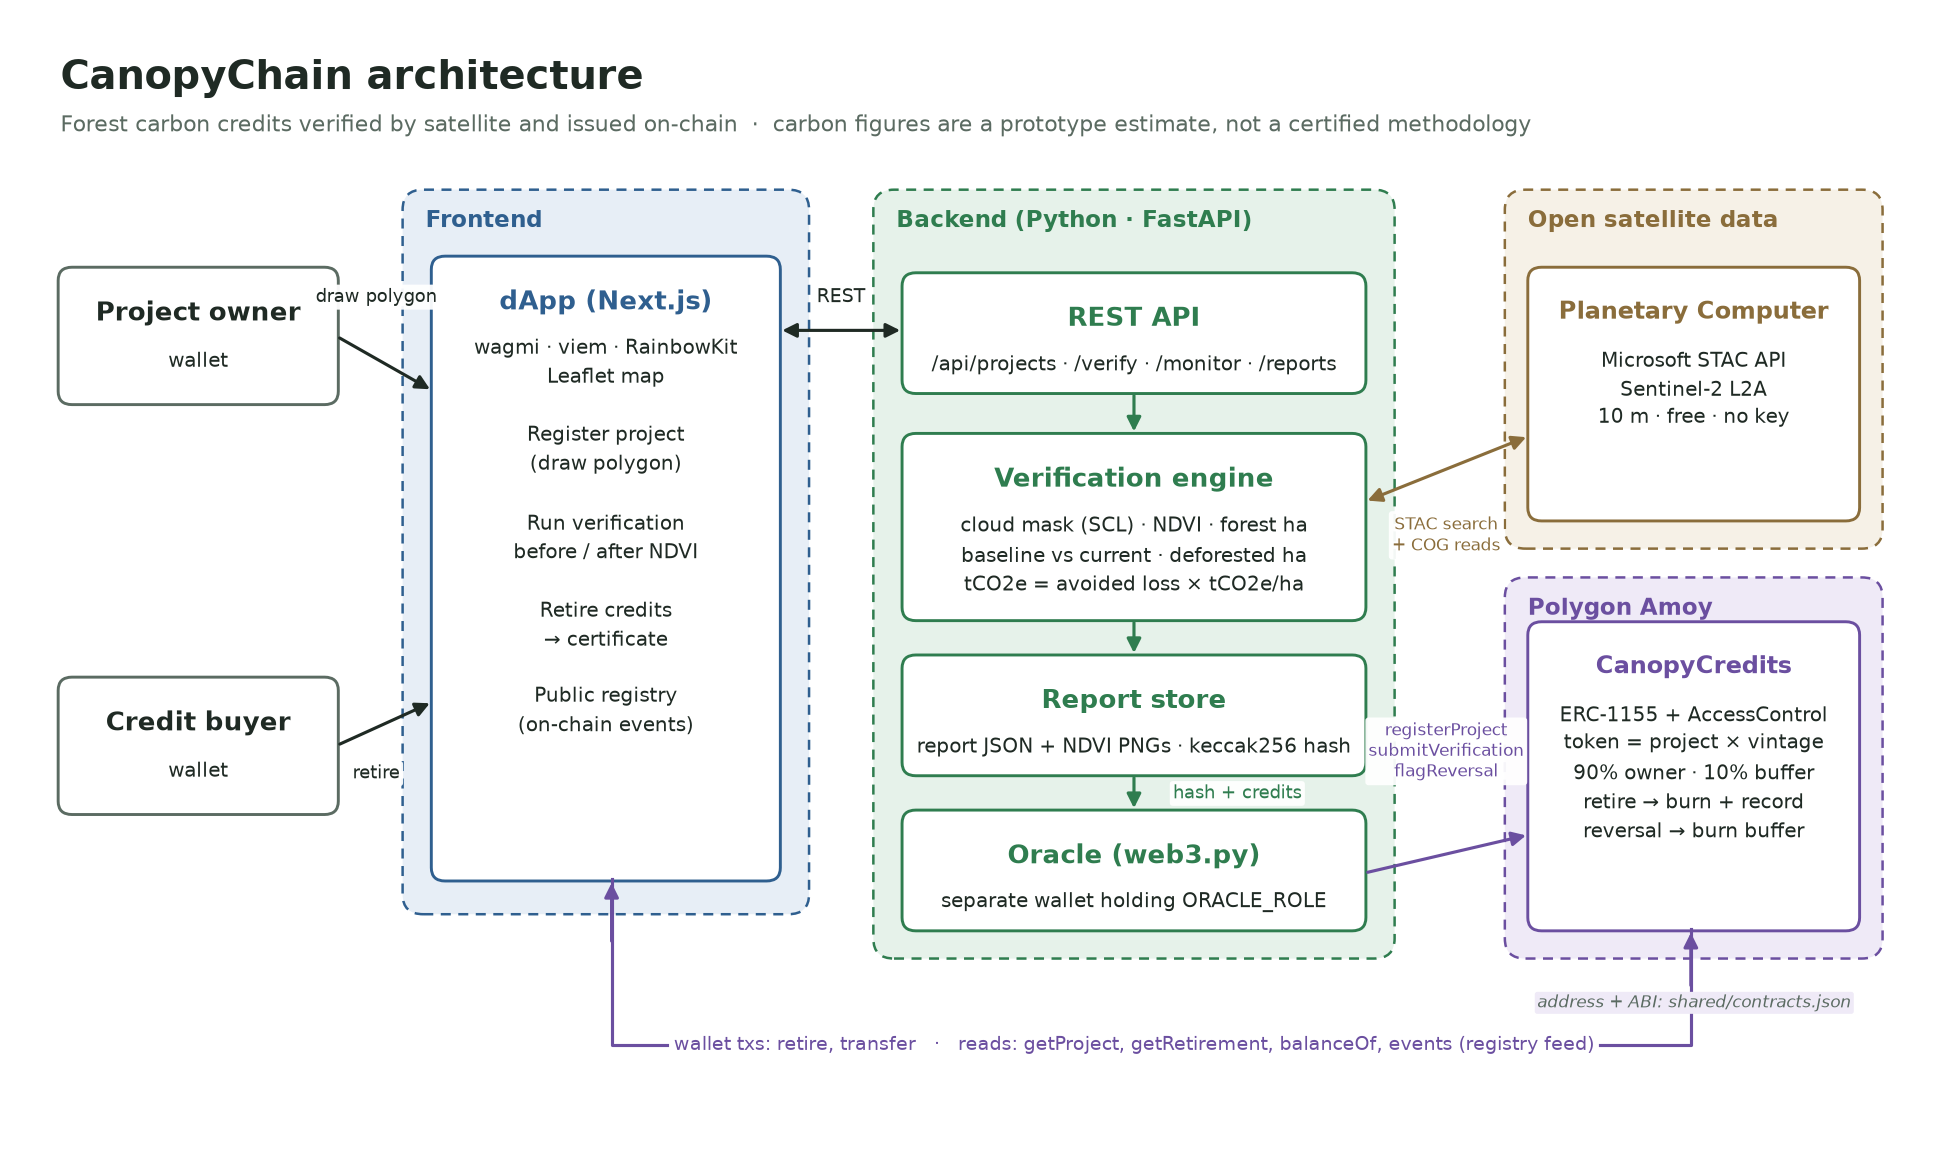

Here is the Python script that generated this plot:
import sys

import matplotlib

matplotlib.use("Agg")
import matplotlib.pyplot as plt
from matplotlib.patches import FancyBboxPatch

out = sys.argv[1]

INK = "#1f2a24"
MUTED = "#5b6b62"
GREEN = "#2f7d4f"
GREEN_BG = "#e6f2ea"
BLUE = "#2f5f8f"
BLUE_BG = "#e7eef6"
PURPLE = "#6b4fa0"
PURPLE_BG = "#efeaf7"
SAND_BG = "#f6f1e7"
SAND = "#8a6d3b"
GREY_BG = "#f2f4f3"

fig, ax = plt.subplots(figsize=(16, 9.4), dpi=150)
ax.set_xlim(0, 16.2)
ax.set_ylim(-0.6, 9.2)
ax.axis("off")
fig.patch.set_facecolor("white")


def box(x, y, w, h, title, body="", fc=GREY_BG, ec=MUTED, title_color=INK, lw=1.4, ls="-", z=2, title_size=12.5):
    ax.add_patch(
        FancyBboxPatch((x, y), w, h, boxstyle="round,pad=0.02,rounding_size=0.12", fc=fc, ec=ec, lw=lw, ls=ls, zorder=z)
    )
    if body:
        ax.text(x + w / 2, y + h - 0.28, title, ha="center", va="top", fontsize=title_size, weight="bold", color=title_color, zorder=z + 1)
        ax.text(x + w / 2, y + h - 0.68, body, ha="center", va="top", fontsize=9.6, color=INK, linespacing=1.45, zorder=z + 1)
    else:
        ax.text(x + w / 2, y + h / 2, title, ha="center", va="center", fontsize=title_size, weight="bold", color=title_color, zorder=z + 1)


def group(x, y, w, h, label, fc, ec):
    ax.add_patch(FancyBboxPatch((x, y), w, h, boxstyle="round,pad=0.02,rounding_size=0.18", fc=fc, ec=ec, lw=1.2, ls=(0, (4, 3)), zorder=1))
    ax.text(x + 0.18, y + h - 0.16, label, ha="left", va="top", fontsize=11, weight="bold", color=ec, zorder=2)


def arrow(p0, p1, label="", color=INK, label_xy=None, rad=0.0, both=False, fs=9.2, ha="center"):
    ax.annotate(
        "",
        xy=p1,
        xytext=p0,
        arrowprops=dict(arrowstyle="<|-|>" if both else "-|>", color=color, lw=1.5, mutation_scale=14,
                        connectionstyle=f"arc3,rad={rad}", shrinkA=2, shrinkB=2),
        zorder=5,
    )
    if label:
        lx, ly = label_xy if label_xy else ((p0[0] + p1[0]) / 2, (p0[1] + p1[1]) / 2)
        ax.text(lx, ly, label, ha=ha, va="center", fontsize=fs, color=color, zorder=6,
                bbox=dict(boxstyle="round,pad=0.18", fc="white", ec="none", alpha=0.95))


# Title
ax.text(0.2, 9.0, "CanopyChain architecture", fontsize=19, weight="bold", color=INK, va="top")
ax.text(0.2, 8.5, "Forest carbon credits verified by satellite and issued on-chain  ·  carbon figures are a prototype estimate, not a certified methodology",
        fontsize=10.5, color=MUTED, va="top")

# Users
box(0.2, 5.9, 2.4, 1.2, "Project owner", "wallet", fc="white", ec=MUTED)
box(0.2, 2.2, 2.4, 1.2, "Credit buyer", "wallet", fc="white", ec=MUTED)

# Frontend
group(3.2, 1.3, 3.5, 6.5, "Frontend", BLUE_BG, BLUE)
box(3.45, 1.6, 3.0, 5.6, "dApp (Next.js)",
    "wagmi · viem · RainbowKit\nLeaflet map\n\nRegister project\n(draw polygon)\n\nRun verification\nbefore / after NDVI\n\nRetire credits\n→ certificate\n\nPublic registry\n(on-chain events)",
    fc="white", ec=BLUE, title_color=BLUE)

# Backend
group(7.3, 0.9, 4.5, 6.9, "Backend (Python · FastAPI)", GREEN_BG, GREEN)
box(7.55, 6.0, 4.0, 1.05, "REST API", "/api/projects · /verify · /monitor · /reports", fc="white", ec=GREEN, title_color=GREEN)
box(7.55, 3.95, 4.0, 1.65, "Verification engine",
    "cloud mask (SCL) · NDVI · forest ha\nbaseline vs current · deforested ha\ntCO2e = avoided loss × tCO2e/ha",
    fc="white", ec=GREEN, title_color=GREEN)
box(7.55, 2.55, 4.0, 1.05, "Report store", "report JSON + NDVI PNGs · keccak256 hash", fc="white", ec=GREEN, title_color=GREEN)
box(7.55, 1.15, 4.0, 1.05, "Oracle (web3.py)", "separate wallet holding ORACLE_ROLE", fc="white", ec=GREEN, title_color=GREEN)

# Planetary Computer
group(12.8, 4.6, 3.25, 3.2, "Open satellite data", SAND_BG, SAND)
box(13.0, 4.85, 2.85, 2.25, "Planetary Computer", "Microsoft STAC API\nSentinel-2 L2A\n10 m · free · no key", fc="white", ec=SAND, title_color=SAND, title_size=11.5)

# Chain
group(12.8, 0.9, 3.25, 3.4, "Polygon Amoy", PURPLE_BG, PURPLE)
box(13.0, 1.15, 2.85, 2.75, "CanopyCredits",
    "ERC-1155 + AccessControl\ntoken = project × vintage\n90% owner · 10% buffer\nretire → burn + record\nreversal → burn buffer",
    fc="white", ec=PURPLE, title_color=PURPLE, title_size=11.5)

# Arrows: users → dApp
arrow((2.6, 6.5), (3.45, 6.0), "draw polygon", label_xy=(2.95, 6.85), fs=8.8)
arrow((2.6, 2.8), (3.45, 3.2), "retire", label_xy=(2.95, 2.55), fs=8.8)

# dApp ↔ API
arrow((6.45, 6.55), (7.55, 6.55), "REST", label_xy=(7.0, 6.85), both=True)

# API → engine → store → oracle
arrow((9.55, 6.0), (9.55, 5.6), color=GREEN)
arrow((9.55, 3.95), (9.55, 3.6), color=GREEN)
arrow((9.55, 2.55), (9.55, 2.2), "hash + credits", label_xy=(10.45, 2.37), color=GREEN, fs=8.6)

# engine ↔ PC
arrow((11.55, 5.0), (13.0, 5.6), "STAC search\n+ COG reads", label_xy=(12.27, 4.7), both=True, color=SAND, fs=8.4)

# oracle → contract
arrow((11.55, 1.65), (13.0, 2.0), "registerProject\nsubmitVerification\nflagReversal", label_xy=(12.27, 2.75), color=PURPLE, fs=8.2)

# dApp ↔ contract (routed under the backend)
ax.plot([5.0, 5.0, 14.4, 14.4], [1.6, 0.1, 0.1, 1.15], color=PURPLE, lw=1.5, zorder=4)
ax.annotate("", xy=(14.4, 1.15), xytext=(14.4, 0.6),
            arrowprops=dict(arrowstyle="-|>", color=PURPLE, lw=1.5, mutation_scale=14), zorder=5)
ax.annotate("", xy=(5.0, 1.6), xytext=(5.0, 1.0),
            arrowprops=dict(arrowstyle="-|>", color=PURPLE, lw=1.5, mutation_scale=14), zorder=5)
ax.text(9.55, 0.1, "wallet txs: retire, transfer   ·   reads: getProject, getRetirement, balanceOf, events (registry feed)",
        ha="center", va="center", fontsize=9.2, color=PURPLE, zorder=6, bbox=dict(boxstyle="round,pad=0.25", fc="white", ec="none"))

# shared/contracts.json note
ax.text(14.43, 0.48, "address + ABI: shared/contracts.json", ha="center", va="center", fontsize=8, color=MUTED, style="italic", zorder=6,
        bbox=dict(boxstyle="round,pad=0.15", fc=PURPLE_BG, ec="none"))

fig.savefig(out, bbox_inches="tight", pad_inches=0.25, facecolor="white")
print("wrote", out)
